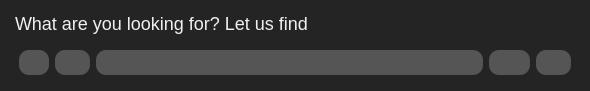
     <widget class="QStackedWidget" name="stackedWidget_header">
      <property name="minimumSize">
       <size>
        <width>590</width>
        <height>91</height>
       </size>
      </property>
      <property name="maximumSize">
       <size>
        <width>16777215</width>
        <height>91</height>
       </size>
      </property>
      <property name="styleSheet">
       <string notr="true">QWidget {
	background-color:#242424;
	border:1px solid #242424;
	border-radius:10px;
}

QWidget[objectName=&quot;widget_page_search_container&quot;]{
	background-color:#555555;
	border:2px solid #555555;
	border-radius:10px;
}

QLabel {
	color:#f0f0f0;
	font-size:18px;
}

QLabel[objectName=&quot;lbl_page_search_message&quot;]{
	font-size:12px;
}</string>
      </property>
      <property name="currentIndex">
       <number>0</number>
      </property>
      <widget class="QWidget" name="page_search">
       <layout class="QGridLayout" name="gridLayout_10">
        <item row="1" column="0">
         <widget class="QWidget" name="widget_page_search_container" native="true">
          <property name="minimumSize">
           <size>
            <width>546</width>
            <height>36</height>
           </size>
          </property>
          <property name="maximumSize">
           <size>
            <width>16777215</width>
            <height>36</height>
           </size>
          </property>
          <property name="styleSheet">
           <string notr="true">QPushButton {
	background-color: #555555;
	border: none
}

QPushButton::hover {
	background-color: #808080;
	border: none
}

QPushButton::pressed {
	background-color: #f0f0f0;
	border: none
}

QTextEdit {
	background-color: #555555;
	border: none;
	color: #ffffff;
}</string>
          </property>
          <layout class="QGridLayout" name="gridLayout_3">
           <property name="topMargin">
            <number>7</number>
           </property>
           <item row="0" column="3">
            <widget class="QPushButton" name="btn_page_search_search">
             <property name="minimumSize">
              <size>
               <width>41</width>
               <height>25</height>
              </size>
             </property>
             <property name="maximumSize">
              <size>
               <width>41</width>
               <height>25</height>
              </size>
             </property>
             <property name="toolTip">
              <string>Search</string>
             </property>
             <property name="text">
              <string/>
             </property>
             <property name="icon">
              <iconset resource="../icons_source.qrc">
               <normaloff>:/newSource/icons/search.png</normaloff>:/newSource/icons/search.png</iconset>
             </property>
             <property name="iconSize">
              <size>
               <width>20</width>
               <height>20</height>
              </size>
             </property>
            </widget>
           </item>
           <item row="0" column="2">
            <widget class="QTextEdit" name="textEdit_page_search_search">
             <property name="minimumSize">
              <size>
               <width>363</width>
               <height>25</height>
              </size>
             </property>
             <property name="maximumSize">
              <size>
               <width>16777215</width>
               <height>25</height>
              </size>
             </property>
             <property name="font">
              <font>
               <pointsize>10</pointsize>
              </font>
             </property>
             <property name="cursor" stdset="0">
              <cursorShape>IBeamCursor</cursorShape>
             </property>
            </widget>
           </item>
           <item row="0" column="0">
            <widget class="QPushButton" name="btn_page_search_back">
             <property name="minimumSize">
              <size>
               <width>30</width>
               <height>25</height>
              </size>
             </property>
             <property name="maximumSize">
              <size>
               <width>30</width>
               <height>25</height>
              </size>
             </property>
             <property name="text">
              <string/>
             </property>
             <property name="icon">
              <iconset resource="../icons_source.qrc">
               <normaloff>:/newSource/icons/left_arrow.png</normaloff>:/newSource/icons/left_arrow.png</iconset>
             </property>
             <property name="iconSize">
              <size>
               <width>20</width>
               <height>20</height>
              </size>
             </property>
            </widget>
           </item>
           <item row="0" column="1">
            <widget class="QPushButton" name="btn_page_search_reload">
             <property name="minimumSize">
              <size>
               <width>35</width>
               <height>25</height>
              </size>
             </property>
             <property name="maximumSize">
              <size>
               <width>35</width>
               <height>25</height>
              </size>
             </property>
             <property name="toolTip">
              <string>Reload</string>
             </property>
             <property name="text">
              <string/>
             </property>
             <property name="icon">
              <iconset resource="../icons_source.qrc">
               <normaloff>:/newSource/icons/reload.png</normaloff>:/newSource/icons/reload.png</iconset>
             </property>
             <property name="iconSize">
              <size>
               <width>20</width>
               <height>20</height>
              </size>
             </property>
            </widget>
           </item>
           <item row="0" column="4">
            <widget class="QPushButton" name="btn_page_search_clear">
             <property name="minimumSize">
              <size>
               <width>35</width>
               <height>25</height>
              </size>
             </property>
             <property name="maximumSize">
              <size>
               <width>35</width>
               <height>25</height>
              </size>
             </property>
             <property name="toolTip">
              <string>Clear</string>
             </property>
             <property name="text">
              <string/>
             </property>
             <property name="icon">
              <iconset resource="../icons_source.qrc">
               <normaloff>:/newSource/icons/close_1.png</normaloff>:/newSource/icons/close_1.png</iconset>
             </property>
             <property name="iconSize">
              <size>
               <width>20</width>
               <height>20</height>
              </size>
             </property>
            </widget>
           </item>
          </layout>
         </widget>
        </item>
        <item row="0" column="0">
         <widget class="QLabel" name="lbl_page_search_message">
          <property name="minimumSize">
           <size>
            <width>546</width>
            <height>25</height>
           </size>
          </property>
          <property name="maximumSize">
           <size>
            <width>16777215</width>
            <height>25</height>
           </size>
          </property>
          <property name="text">
           <string>What are you looking for? Let us find</string>
          </property>
         </widget>
        </item>
       </layout>
      </widget>
      <widget class="QWidget" name="page_4"/>
     </widget>
